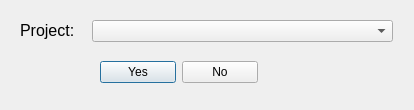
<?xml version="1.0" encoding="UTF-8"?>
<ui version="4.0">
 <class>DlgStart</class>
 <widget class="QDialog" name="DlgStart">
  <property name="geometry">
   <rect>
    <x>0</x>
    <y>0</y>
    <width>414</width>
    <height>110</height>
   </rect>
  </property>
  <property name="windowTitle">
   <string>Choose Project</string>
  </property>
  <widget class="QWidget" name="">
   <property name="geometry">
    <rect>
     <x>20</x>
     <y>20</y>
     <width>373</width>
     <height>22</height>
    </rect>
   </property>
   <layout class="QGridLayout" name="gridLayout">
    <item row="0" column="0">
     <widget class="QLabel" name="label">
      <property name="text">
       <string>&lt;!DOCTYPE HTML PUBLIC &quot;-//W3C//DTD HTML 4.0//EN&quot; &quot;http://www.w3.org/TR/REC-html40/strict.dtd&quot;&gt;
&lt;html&gt;&lt;head&gt;&lt;meta name=&quot;qrichtext&quot; content=&quot;1&quot; /&gt;&lt;style type=&quot;text/css&quot;&gt;
p, li { white-space: pre-wrap; }
&lt;/style&gt;&lt;/head&gt;&lt;body style=&quot; font-family:'SimSun'; font-size:9pt; font-weight:400; font-style:normal;&quot;&gt;
&lt;p style=&quot; margin-top:0px; margin-bottom:0px; margin-left:0px; margin-right:0px; -qt-block-indent:0; text-indent:0px;&quot;&gt;&lt;span style=&quot; font-size:12pt;&quot;&gt;Project:&lt;/span&gt;&lt;/p&gt;&lt;/body&gt;&lt;/html&gt;</string>
      </property>
     </widget>
    </item>
    <item row="0" column="1">
     <widget class="QComboBox" name="cmbxProj">
      <property name="minimumSize">
       <size>
        <width>301</width>
        <height>0</height>
       </size>
      </property>
     </widget>
    </item>
   </layout>
  </widget>
  <widget class="QWidget" name="">
   <property name="geometry">
    <rect>
     <x>100</x>
     <y>60</y>
     <width>158</width>
     <height>25</height>
    </rect>
   </property>
   <layout class="QHBoxLayout" name="horizontalLayout">
    <item>
     <widget class="QPushButton" name="btnYes">
      <property name="text">
       <string>Yes</string>
      </property>
     </widget>
    </item>
    <item>
     <widget class="QPushButton" name="btnNo">
      <property name="text">
       <string>No</string>
      </property>
     </widget>
    </item>
   </layout>
  </widget>
 </widget>
 <resources/>
 <connections/>
</ui>
